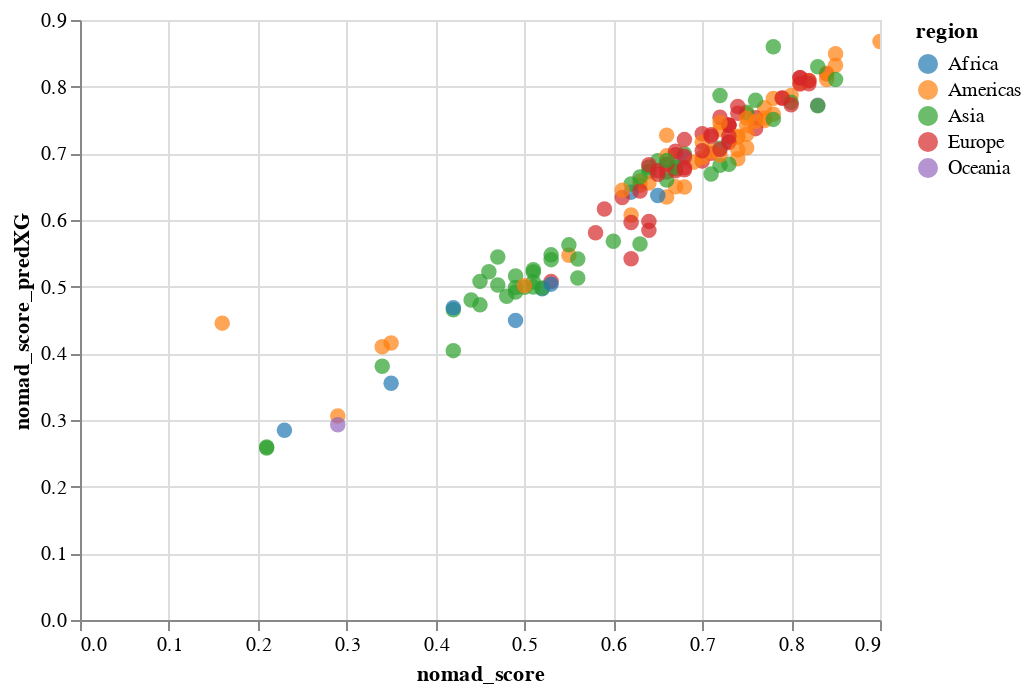

Here is the notebook cell this chart was saved with:
### Code cell
data_test['nomad_score_predXG'] = y_pred

alt.Chart(data_test).mark_circle(size=60).encode(
    x='nomad_score',
    y='nomad_score_predXG',
    color=alt.Color('region', scale=alt.Scale(scheme='category10')),
    tooltip=['region','place']
).interactive()

### Figure 1 — Vega-Lite specification as saved in the notebook (floating-point values rounded to 4 significant figures; data arrays with more than 128 entries replaced by an {"elided": "..."} marker saying what was removed)
{"config": {"view": {"continuousWidth": 400, "continuousHeight": 300}}, "data": {"name": "data-7360609784bbacee672ee2c641f73c07"}, "mark": {"type": "circle", "size": 60}, "encoding": {"color": {"type": "nominal", "field": "region", "scale": {"scheme": "category10"}}, "tooltip": [{"type": "nominal", "field": "region"}, {"type": "nominal", "field": "place"}], "x": {"type": "quantitative", "field": "nomad_score"}, "y": {"type": "quantitative", "field": "nomad_score_predXG"}}, "selection": {"selector002": {"type": "interval", "bind": "scales", "encodings": ["x", "y"]}}, "$schema": "https://vega.github.io/schema/vega-lite/v4.8.1.json", "datasets": {"data-7360609784bbacee672ee2c641f73c07": {"elided": "156 records"}}}
